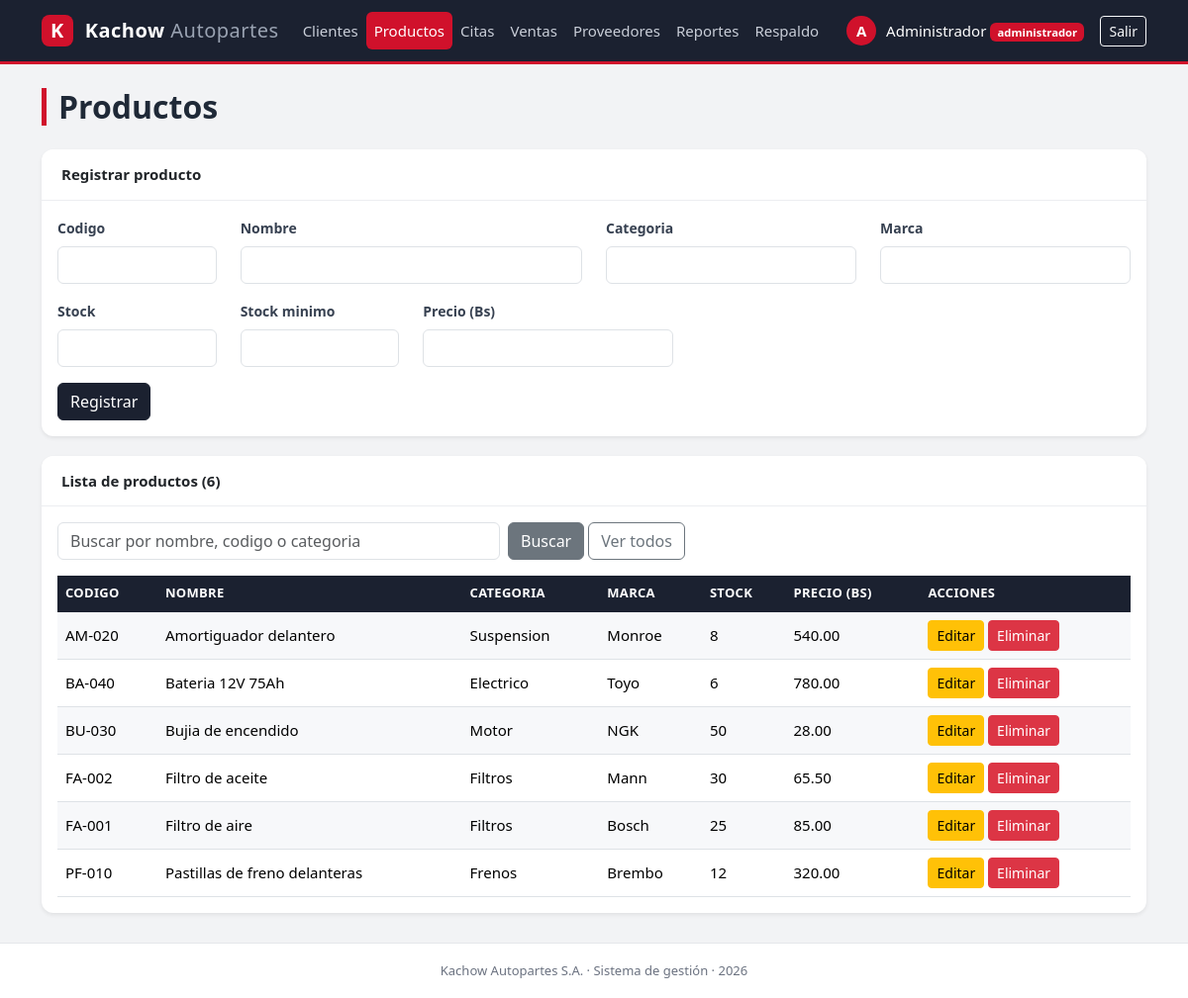
The app's page /productos.php (signed in) with its own data.
### tables this page shows
create table productos (
    id int auto_increment primary key,
    codigo varchar(20) not null,
    nombre varchar(120) not null,
    categoria varchar(50) not null,
    marca varchar(50),
    stock int not null default 0,
    stock_minimo int not null default 5,
    precio decimal(10,2) not null default 0
);

### productos.php (the view, shortened to what this page needs)
<?php
    include("conexion.php");
    $texto = "";
    $buscar = "";
    if($buscar != ""){
        $consulta = "select * from productos
                     where nombre like '%$buscar%' or codigo like '%$buscar%'
                        or categoria like '%$buscar%'
                     order by nombre";
    }else{
        $consulta = "select * from productos order by nombre";
    }
    $resultado = mysqli_query($conexion, $consulta);
    include("menu.php");
?>
    <h2 class="mb-4">Productos</h2>
    <div class="card shadow-sm">
        <div class="card-header bg-white fw-bold">Registrar producto</div>
        <div class="card-body">
            <form action="productos_registrar.php" method="POST">
                <div class="row">
                    <div class="col-md-2 mb-3">
                        <label class="form-label">Codigo</label>
                        <input type="text" name="codigo" class="form-control" maxlength="20" required>
                    </div>
                    <div class="col-md-4 mb-3">
                        <label class="form-label">Nombre</label>
                        <input type="text" name="nombre" class="form-control" maxlength="120" required>
                    </div>
                    <div class="col-md-3 mb-3">
                        <label class="form-label">Categoria</label>
                        <input type="text" name="categoria" class="form-control" maxlength="50" required>
                    </div>
                    <div class="col-md-3 mb-3">
                        <label class="form-label">Marca</label>
                        <input type="text" name="marca" class="form-control" maxlength="50">
                    </div>
                    <div class="col-md-2 mb-3">
                        <label class="form-label">Stock</label>
                        <input type="number" name="stock" class="form-control" min="0" max="100000" required>
                    </div>
                    <div class="col-md-2 mb-3">
                        <label class="form-label">Stock minimo</label>
                        <input type="number" name="stock_minimo" class="form-control" min="0" max="100000" required>
                    </div>
                    <div class="col-md-3 mb-3">
                        <label class="form-label">Precio (Bs)</label>
                        <input type="number" name="precio" class="form-control" step="0.01" min="0.01" max="1000000" required>
                    </div>
                </div>
                <button type="submit" class="btn btn-primary">Registrar</button>
            </form>
        </div>
    </div>
    <div class="card shadow-sm">
        <div class="card-header bg-white fw-bold">
            Lista de productos (<?php echo mysqli_num_rows($resultado); ?>)
        </div>
        <div class="card-body">
            <form action="productos.php" method="GET" class="row g-2 mb-3">
                <div class="col-md-5">
                    <input type="text" name="buscar" class="form-control"
                           placeholder="Buscar por nombre, codigo o categoria"
                           value="<?php echo htmlspecialchars($texto); ?>">
                </div>
                <div class="col-md-4">
                    <button type="submit" class="btn btn-secondary">Buscar</button>
                    <a href="productos.php" class="btn btn-outline-secondary">Ver todos</a>
                </div>
            </form>
            <div class="table-responsive">
                <table class="table table-striped table-hover align-middle">
                    <thead class="table-dark">
                        <tr>
                            <th>Codigo</th>
                            <th>Nombre</th>
                            <th>Categoria</th>
                            <th>Marca</th>
                            <th>Stock</th>
                            <th>Precio (Bs)</th>
                            <th>Acciones</th>
                        </tr>
                    </thead>
                    <tbody>
                    <?php if(mysqli_num_rows($resultado) > 0){ ?>
                        <?php while($fila = mysqli_fetch_assoc($resultado)){ ?>
                            <tr>
                                <td><?php echo $fila['codigo']; ?></td>
                                <td><?php echo $fila['nombre']; ?></td>
                                <td><?php echo $fila['categoria']; ?></td>
                                <td><?php echo $fila['marca']; ?></td>
                                <td>
                                    <?php if($fila['stock'] <= $fila['stock_minimo']){ ?>
                                        <span class="badge bg-danger"><?php echo $fila['stock']; ?></span>
                                    <?php }else{ ?>
                                        <?php echo $fila['stock']; ?>
                                    <?php } ?>
                                </td>
                                <td><?php echo number_format($fila['precio'], 2); ?></td>
                                <td class="text-nowrap">
                                    <a href="productos_editar.php?id=<?php echo $fila['id']; ?>"
                                       class="btn btn-sm btn-warning">Editar</a>
                                    <a href="productos_eliminar.php?id=<?php echo $fila['id']; ?>"
                                       class="btn btn-sm btn-danger"
                                       onclick="return confirm('Seguro que desea eliminar este producto?')">Eliminar</a>
                                </td>
                            </tr>
                        <?php } ?>
                    <?php }else{ ?>
                        <tr>
                            <td colspan="7">No se encontraron productos</td>
                        </tr>
                    <?php } ?>
                    </tbody>
                </table>
            </div>
        </div>
    </div>
<?php include("pie.php"); ?>

### estilos.css (style rules this page uses)
body { background-color: #f2f3f5; color: #1f2937; font-family: "Segoe UI", Roboto, "Helvetica Neue", Arial, sans-serif; font-size: 15px; }
.contenido h2 { font-weight: 700; border-left: 5px solid #d0112b; padding-left: 12px; }
.card { border: none; border-radius: 12px; margin-bottom: 20px; }
.card-header { padding: 14px 20px; border-bottom: 1px solid #eceef1; font-weight: 600; }
.card-header:first-child { border-radius: 12px 12px 0 0; }
.table { --bs-table-striped-bg: #f7f8fa; --bs-table-hover-bg: #fdecee; }
.table thead th { background-color: #1b2130; border-color: #1b2130; color: #ffffff; font-size: 13px; font-weight: 600; text-transform: uppercase; letter-spacing: 0.3px; }
.card .table { margin-bottom: 0; }
.btn-primary { --bs-btn-bg: #1b2130; --bs-btn-border-color: #1b2130; --bs-btn-hover-bg: #d0112b; --bs-btn-hover-border-color: #d0112b; --bs-btn-active-bg: #a80d22; --bs-btn-active-border-color: #a80d22; }
.form-label { font-size: 14px; font-weight: 600; color: #374151; }

### records on screen
productos: codigo "AM-020", nombre "Amortiguador delantero", categoria "Suspension", marca "Monroe", stock "8", precio "540.00"
productos: codigo "BA-040", nombre "Bateria 12V 75Ah", categoria "Electrico", marca "Toyo", stock "6", precio "780.00"
productos: codigo "BU-030", nombre "Bujia de encendido", categoria "Motor", marca "NGK", stock "50", precio "28.00"
productos: codigo "FA-002", nombre "Filtro de aceite", categoria "Filtros", marca "Mann", stock "30", precio "65.50"
productos: codigo "FA-001", nombre "Filtro de aire", categoria "Filtros", marca "Bosch", stock "25", precio "85.00"
productos: codigo "PF-010", nombre "Pastillas de freno delanteras", categoria "Frenos", marca "Brembo", stock "12", precio "320.00"

### other values on screen
substr($_SESSION['nombre'], 0, 1) "A"
$_SESSION['nombre'] "Administrador"
$_SESSION['rol'] "administrador"
mysqli_num_rows($resultado) "6"
